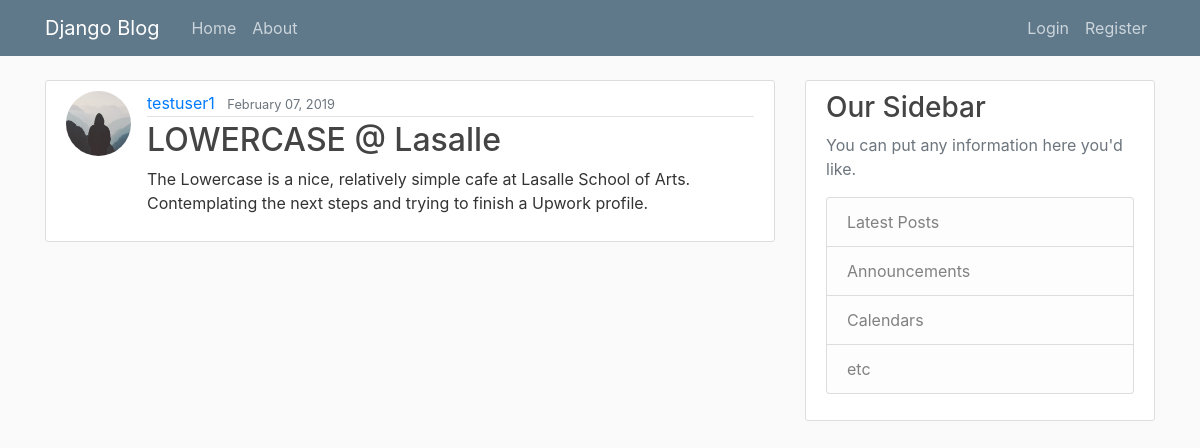
The app's page /post/1/ with its own data.
### templates_corey_schafer/models.py (models this page shows, shortened)
class Post(models.Model):
    title = models.CharField(max_length=100)
    content = models.TextField()
    date_posted = models.DateTimeField(default=timezone.now)
    author = models.ForeignKey(User, on_delete=models.CASCADE)

### users/models.py (models this page shows, shortened)
class Profile(models.Model):
    user = models.OneToOneField(User, on_delete=models.CASCADE)
    image = models.ImageField(default='default.jpg', upload_to='profile_pics')

### templates_corey_schafer/views.py (the view)
# urls.py: path('post/<int:pk>/', PostDetailView.as_view(), name='post-detail'),
class PostDetailView(DetailView):
    model = Post

### templates_corey_schafer/templates/templates_corey_schafer/post_detail.html
{% extends "templates_corey_schafer/base.html" %}
{% block content %}
    <article class="media content-section">
        <img class="rounded-circle article-img" src="{{ object.author.profile.image.url }}">
        <div class="media-body">
            <div class="article-metadata">
              <a class="mr-2" href="#">{{ object.author }}</a>
              <small class="text-muted">{{ object.date_posted | date:"F d, Y" }}</small>
            </div>
            <h2 class="article-title">{{ object.title }}</h2>
            <p class="article-content">{{ object.content }}</p>
        </div>
    </article>
{% endblock content %}

### templates_corey_schafer/static/templates_corey_schafer/main.css (style rules this page uses)
body { background: #fafafa; color: #333333; margin-top: 5rem; }
h1, h2, h3, h4, h5, h6 { color: #444444; }
.content-section { background: #ffffff; padding: 10px 20px; border: 1px solid #dddddd; border-radius: 3px; margin-bottom: 20px; }
.article-title { color: #444444; }
.article-content { white-space: pre-line; }
.article-img { height: 65px; width: 65px; margin-right: 16px; }
.article-metadata { padding-bottom: 1px; margin-bottom: 4px; border-bottom: 1px solid #e3e3e3 }

### records on screen
Post: author.profile.image (placeholder picture), author "testuser1", date_posted "February 07, 2019", title "LOWERCASE @ Lasalle", content "The Lowercase is a nice, relatively simple cafe at Lasalle School of Arts. Contemplating the next steps and trying to finish a Upwork profile."
